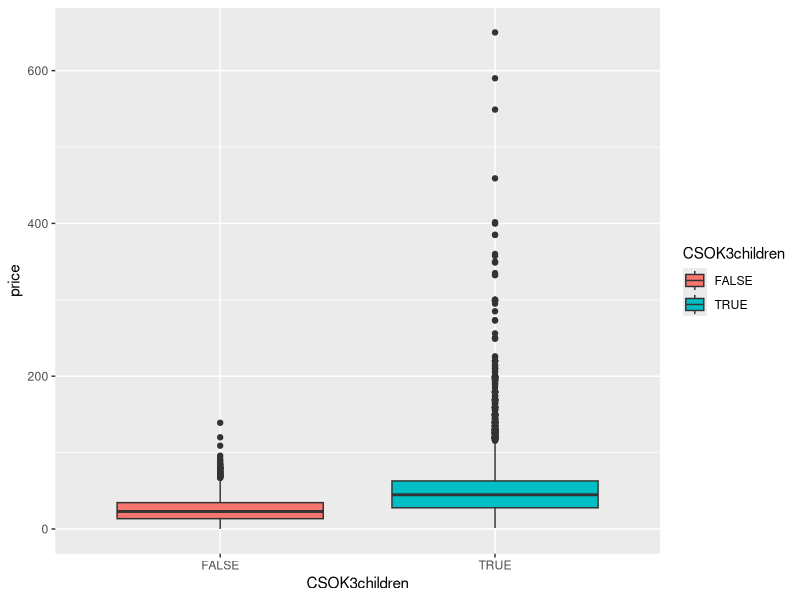
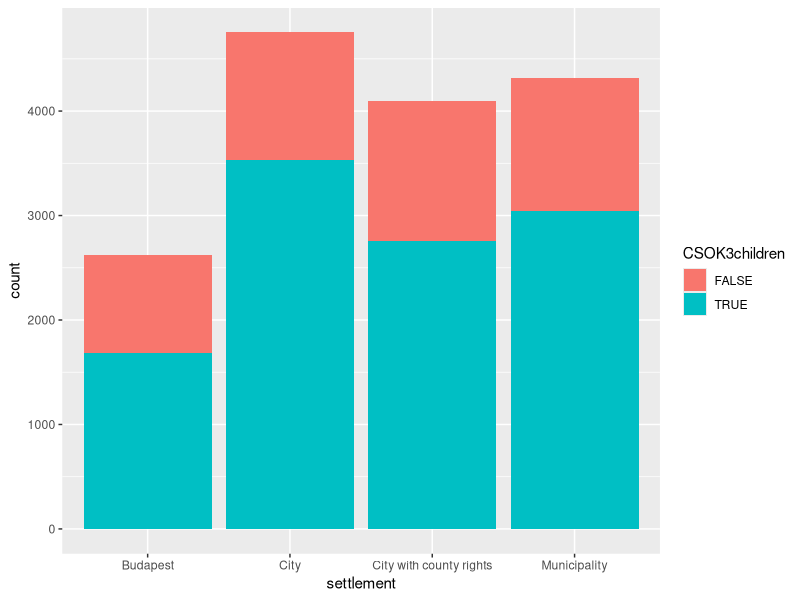
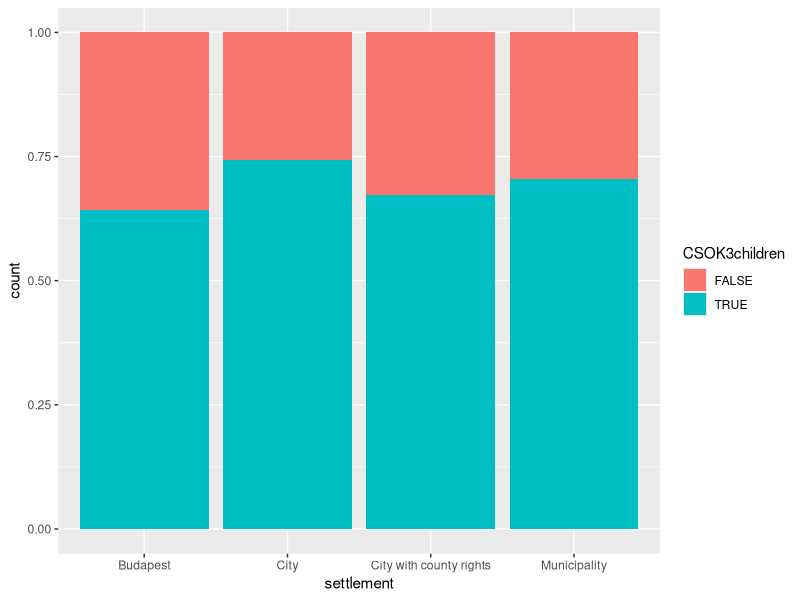
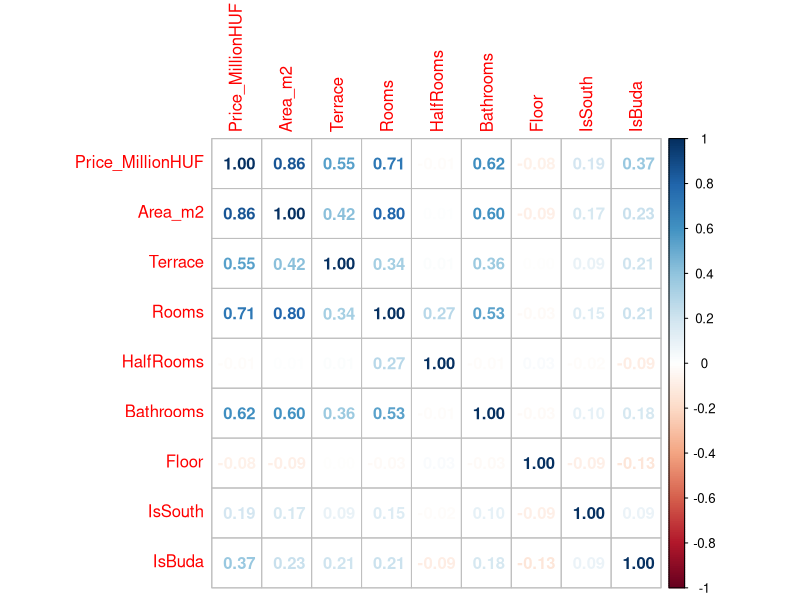
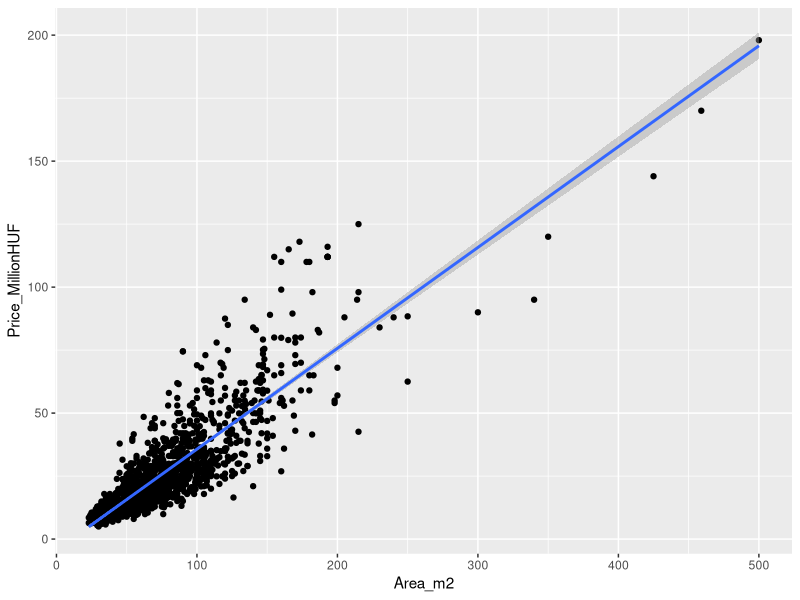
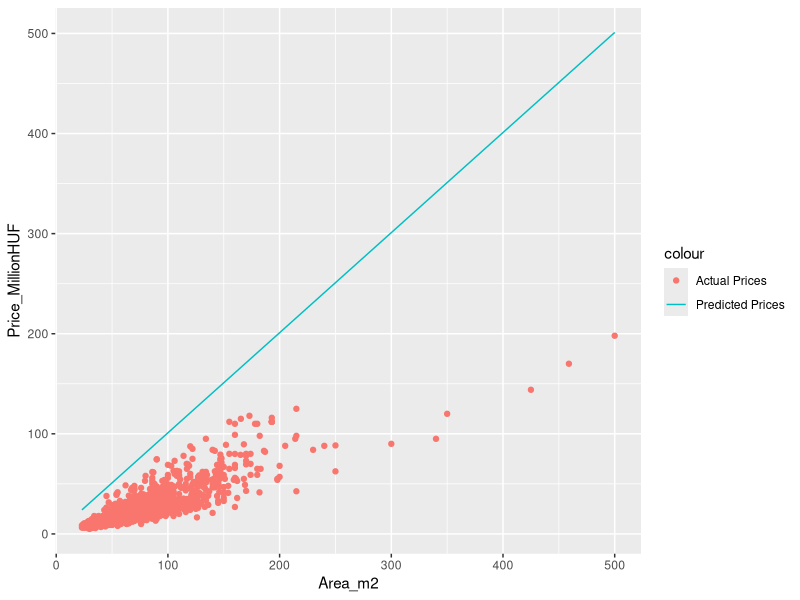
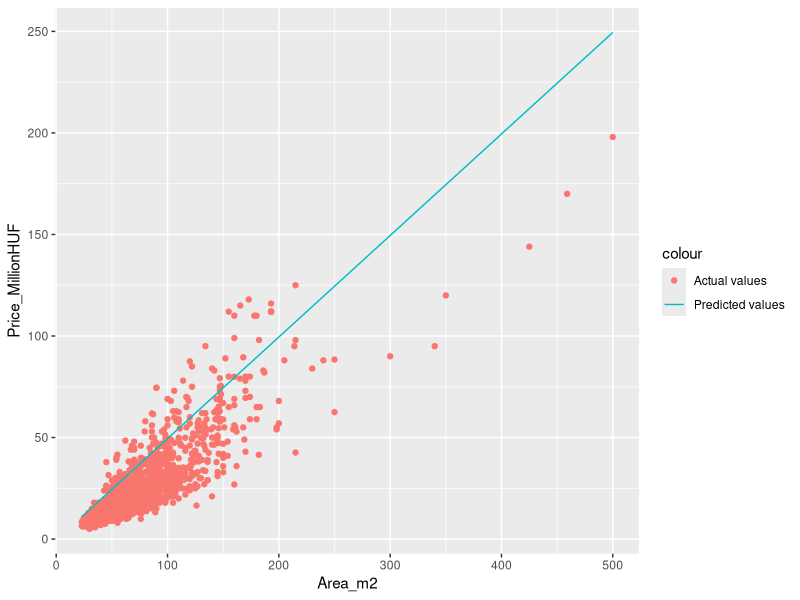
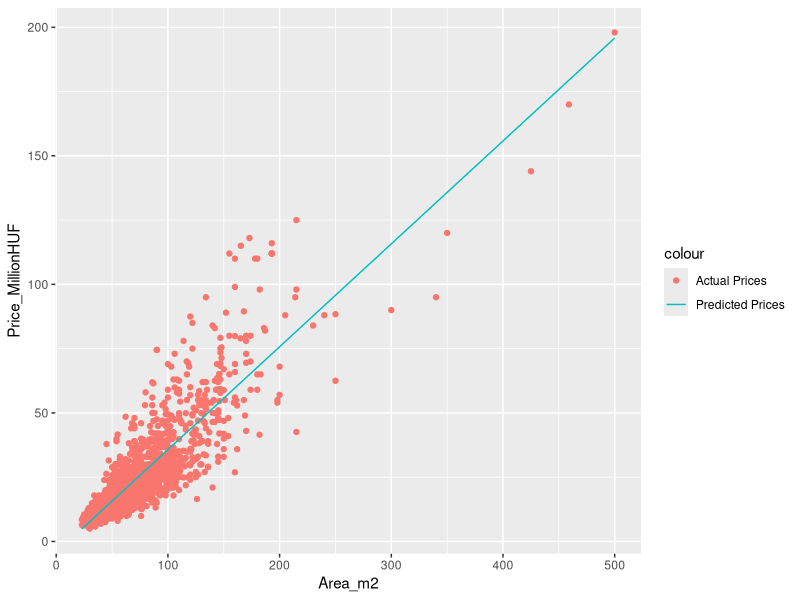

Here is the R script that generated these plots, in order:
## ---- chunk 1
knitr::opts_chunk$set(echo = TRUE)
## ---- chunk 2
library(readxl)
CSOK <- read_excel("CSOK.xlsx")
str(CSOK)
## ---- chunk 3
CSOK$settlement <- as.factor(CSOK$settlement)
CSOK$type <- as.factor(CSOK$type)
CSOK$CSOK3children <- as.logical(CSOK$CSOK3children)
str(CSOK)
## ---- chunk 4

x <- data.frame("Type of Relationship" = c("Mixed", "Association", "Correlation"),
                "Scales of Measurement" = c("categorical-numerical", "categorical-categorical", "numerical-numerical"),
                "Visualization" = c("Groupped Box Plot", "Stacked Column Chart", "Scatter Plot"),
                "Statistical Tools" = c("ANalysis Of VAriances (ANOVA)", "Cramer's V and Chi-squared Test", "Correlation and Simple Linear Regression"))

knitr::kable(
  x, align = "cc"
)
## ---- chunk 5
library(ggplot2)
ggplot(data = CSOK, aes(y = price, x=CSOK3children, fill = CSOK3children)) +
  geom_boxplot()
## ---- chunk 6
aov(price ~ CSOK3children, data = CSOK)
## ---- chunk 7
sd(CSOK$price)^2 * (nrow(CSOK)-1)
## ---- chunk 8
table(CSOK$CSOK3children)
## ---- chunk 9
oneway.test(price ~ CSOK3children, data = CSOK, var.equal = FALSE)
## ---- chunk 10
ggplot(data = CSOK, aes(x = settlement, fill = CSOK3children)) +
  geom_bar()
## ---- chunk 11
ggplot(data = CSOK, aes(x = settlement, fill = CSOK3children)) +
  geom_bar(position = "fill")
## ---- chunk 12
table(CSOK[,c("settlement", "CSOK3children")])
## ---- chunk 13
round(prop.table(table(CSOK[,c("settlement", "CSOK3children")]))*100, 1)
## ---- chunk 14
round(prop.table(table(CSOK[,c("settlement", "CSOK3children")]), 1)*100, 1)
## ---- chunk 15
table(CSOK[,c("settlement", "CSOK3children")])
## ---- chunk 16
test_of_indep <- chisq.test(table(CSOK[,c("settlement", "CSOK3children")]))
test_of_indep
## ---- chunk 17
test_of_indep$expected
## ---- chunk 18
sqrt(test_of_indep$statistic/(nrow(CSOK)*(2-1)))
## ---- chunk 19
BP_Flats <- read_excel("BP_Flats.xlsx")
str(BP_Flats)
## ---- chunk 20
library(corrplot)
CorrMatrix <- cor(BP_Flats[,1:9])
corrplot(CorrMatrix, method="number")
## ---- chunk 21
ggplot(data = BP_Flats, aes(x = Area_m2, y = Price_MillionHUF)) +
  geom_point() +
  stat_smooth(method=lm) # this chunk of code gives us the line best fitting the dots on the plot
## ---- chunk 22
cor(BP_Flats$Price_MillionHUF, BP_Flats$Area_m2)
## ---- chunk 23
cor(BP_Flats$Price_MillionHUF, BP_Flats$Area_m2)^2 * 100
## ---- chunk 24
# Initially we set all Beta to 1
Beta0 <- 1
Beta1 <- 1

# We calculate the predicted y with these Betas
BP_Flats$PredPrice <- Beta1*BP_Flats$Area_m2 + Beta0

# We can calculate the prediction error for each flat
BP_Flats$Error <- BP_Flats$Price_MillionHUF - BP_Flats$PredPrice

# Let's see what we created
head(BP_Flats[,c("Price_MillionHUF", "PredPrice", "Error")])
## ---- chunk 25
ggplot(data = BP_Flats, aes(x = Area_m2)) +
  geom_point(aes(y = Price_MillionHUF, color="Actual Prices")) +
  geom_line(aes(y = PredPrice, color="Predicted Prices"))
## ---- chunk 26
# One method
sum(BP_Flats$Error^2)

# Other method
sum((BP_Flats$Price_MillionHUF - BP_Flats$PredPrice)^2)
## ---- chunk 27
# Redefine the Betas
Beta0 <- -0.5
Beta1 <- 0.5

# Calculate the predicted prices using the new Betas
BP_Flats$PredPrice <- Beta1*BP_Flats$Area_m2 + Beta0

# We can also calculate the prediction error
BP_Flats$Error <- BP_Flats$Price_MillionHUF - BP_Flats$PredPrice

# Let's plot our new regression line on a scatter plot
ggplot(data = BP_Flats, aes(x = Area_m2)) +
  geom_point(aes(y = Price_MillionHUF, color="Actual values")) +
  geom_line(aes(y = PredPrice, color="Predicted values"))
## ---- chunk 28
sum(BP_Flats$Error^2)
## ---- chunk 29
# Define the function
SSE <- function(x) {
  sum((BP_Flats$Price_MillionHUF-(x[1]+x[2]*BP_Flats$Area_m2))^2)
}

# Using the function with $\beta_j$ = 1 as its parameters
SSE(c(1,1))
## ---- chunk 30
result <- optim(c(1,1),SSE) # We set (1,1) as our initial beta values, we start the optimization from here
## ---- chunk 31
result$par # par - parameters, these our our Betas
result$value # The minimalized SSE
## ---- chunk 32
# Redefine the Betas
Beta0 <- result$par[1]
Beta1 <- result$par[2]

# Calculate the predicted prices
BP_Flats$PredPrice <- Beta1*BP_Flats$Area_m2 + Beta0

# We can also calculate the prediction error
BP_Flats$Error <- BP_Flats$Price_MillionHUF - BP_Flats$PredPrice

# We can plot the new regression line on a scatter plot
ggplot(data = BP_Flats, aes(x = Area_m2)) +
  geom_point(aes(y = Price_MillionHUF, color="Actual Prices")) +
  geom_line(aes(y = PredPrice, color="Predicted Prices"))
## ---- chunk 33
SST <- sum((BP_Flats$Price_MillionHUF - mean(BP_Flats$Price_MillionHUF))^2)
SST
## ---- chunk 34
1 - result$value / SST
## ---- chunk 35
model<- lm(Price_MillionHUF ~ Area_m2, data = BP_Flats) # Notice, that the dependent variables is separated by a ~ sign
summary(model)
## ---- chunk 36
confint(model) # 95% confidence level is the default
confint(model, level = 0.99) # But we can change that of course
